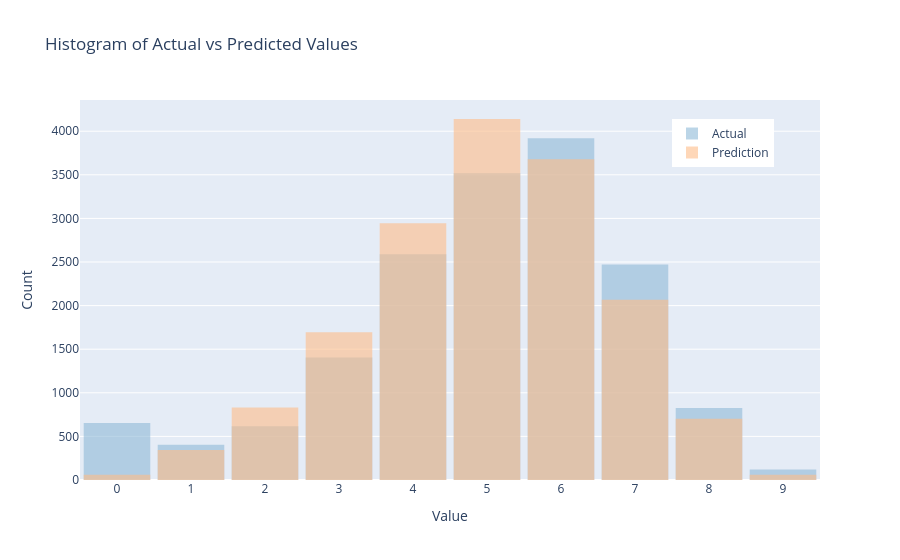

The cell this chart's notebook holds for it:
### Code cell
plot_hist_plotly(results_test['actual'], results_test['prediction'])

### Figure 1 — Plotly figure (JSON) as saved in the notebook; plotly's stock layout.template omitted (floating-point values rounded to 4 significant figures; data arrays with more than 128 entries replaced by an {"elided": "..."} marker saying what was removed)
{"data": [{"marker": {"color": "#8fbad8"}, "name": "Actual", "opacity": 0.6, "type": "histogram", "x": {"elided": "16523 int values"}, "xbins": {"end": 9.5, "size": 1, "start": -0.5}}, {"marker": {"color": "#febd89"}, "name": "Prediction", "opacity": 0.6, "type": "histogram", "x": {"elided": "16523 int values"}, "xbins": {"end": 9.5, "size": 1, "start": -0.5}}], "layout": {"bargap": 0.1, "barmode": "overlay", "legend": {"x": 0.8, "y": 0.95}, "title": {"text": "Histogram of Actual vs Predicted Values<br>"}, "xaxis": {"dtick": 1, "tick0": 0, "tickmode": "linear", "title": {"text": "Value"}}, "yaxis": {"title": {"text": "Count"}}}}
